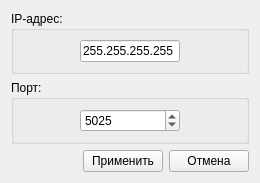
<?xml version="1.0" encoding="UTF-8"?>
<ui version="4.0">
 <class>Settings_network</class>
 <widget class="QWidget" name="Settings_network">
  <property name="geometry">
   <rect>
    <x>0</x>
    <y>0</y>
    <width>260</width>
    <height>178</height>
   </rect>
  </property>
  <property name="windowTitle">
   <string>Настройка сети</string>
  </property>
  <layout class="QVBoxLayout" name="verticalLayout">
   <item>
    <widget class="QGroupBox" name="groupBox">
     <property name="title">
      <string>IP-адрес:</string>
     </property>
     <layout class="QHBoxLayout" name="horizontalLayout_3">
      <item>
       <widget class="QLineEdit" name="le_ipadress">
        <property name="maximumSize">
         <size>
          <width>100</width>
          <height>16777215</height>
         </size>
        </property>
        <property name="text">
         <string>255.255.255.255</string>
        </property>
       </widget>
      </item>
     </layout>
    </widget>
   </item>
   <item>
    <widget class="QGroupBox" name="groupBox_2">
     <property name="title">
      <string>Порт:</string>
     </property>
     <layout class="QHBoxLayout" name="horizontalLayout_2">
      <item>
       <widget class="QSpinBox" name="sb_port">
        <property name="maximumSize">
         <size>
          <width>100</width>
          <height>16777215</height>
         </size>
        </property>
        <property name="minimum">
         <number>1000</number>
        </property>
        <property name="maximum">
         <number>9999</number>
        </property>
        <property name="value">
         <number>5025</number>
        </property>
       </widget>
      </item>
     </layout>
    </widget>
   </item>
   <item>
    <layout class="QHBoxLayout" name="horizontalLayout">
     <item>
      <spacer name="horizontalSpacer">
       <property name="orientation">
        <enum>Qt::Horizontal</enum>
       </property>
       <property name="sizeHint" stdset="0">
        <size>
         <width>40</width>
         <height>20</height>
        </size>
       </property>
      </spacer>
     </item>
     <item>
      <widget class="QPushButton" name="pb_accept">
       <property name="maximumSize">
        <size>
         <width>16777215</width>
         <height>25</height>
        </size>
       </property>
       <property name="text">
        <string>Применить</string>
       </property>
      </widget>
     </item>
     <item>
      <widget class="QPushButton" name="pb_cancel">
       <property name="maximumSize">
        <size>
         <width>16777215</width>
         <height>25</height>
        </size>
       </property>
       <property name="text">
        <string>Отмена</string>
       </property>
      </widget>
     </item>
    </layout>
   </item>
  </layout>
 </widget>
 <resources/>
 <connections/>
</ui>
